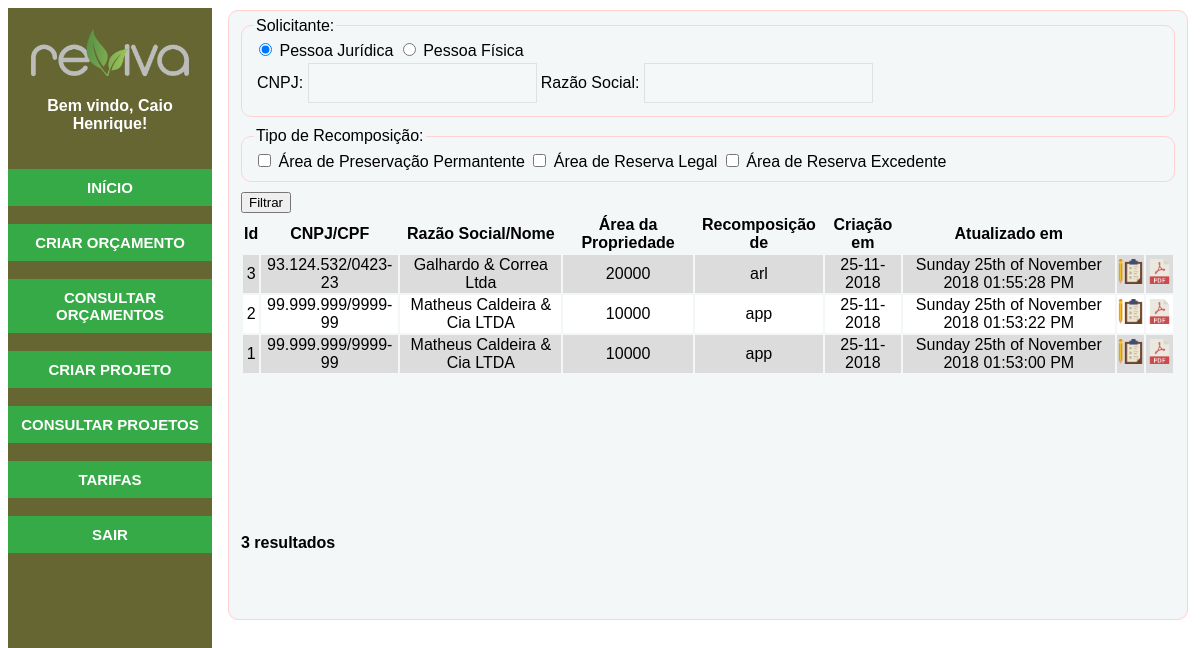
The app's page /Esqueleto.php?pg=form_consultar_projeto.php (signed in) with its own data.
### tables this page shows
CREATE TABLE `projetos` (
  `id` int(11) NOT NULL,
  `id_usuario` int(11) DEFAULT NULL,
  `id_orc` int(11) DEFAULT NULL,
  `versao` varchar(50) DEFAULT NULL,
  `tipo_solicitante` varchar(2) DEFAULT NULL,
  `solicitante` varchar(18) DEFAULT NULL,
  `tipo_recomposicao` varchar(3) DEFAULT NULL,
  `area_propriedade` varchar(12) DEFAULT NULL,
  `area_rl` varchar(12) DEFAULT NULL,
  `area_re` varchar(12) DEFAULT NULL,
  `area_app` varchar(12) DEFAULT NULL,
  `l_rio` varchar(12) DEFAULT NULL,
  `terrap_a_cult` varchar(2) DEFAULT NULL,
  `terraceamento` varchar(2) DEFAULT NULL,
  `isol_a` varchar(2) DEFAULT NULL,
  `rocada_previa` varchar(2) DEFAULT NULL,
  `comb_form` varchar(2) DEFAULT NULL,
  `medicao` varchar(2) DEFAULT NULL,
  `marcacao` varchar(2) DEFAULT NULL,
  `coroamento` varchar(2) DEFAULT NULL,
  `coveamento` varchar(2) DEFAULT NULL,
  `fecha_covas` varchar(2) DEFAULT NULL,
  `adubacao` varchar(2) DEFAULT NULL,
  `plantio_mudas` varchar(2) DEFAULT NULL,
  `irrigacao` varchar(2) DEFAULT NULL,
  `pos_irrigacao` varchar(2) DEFAULT NULL,
  `replantio` varchar(2) DEFAULT NULL,
  `capina` varchar(2) DEFAULT NULL,
  `pos_rocada` varchar(2) DEFAULT NULL,
  `p_adubacao` varchar(2) DEFAULT NULL,
  `construcao` varchar(2) DEFAULT NULL,
  `data_criacao` varchar(10) DEFAULT NULL
);

CREATE TABLE `pj` (
  `cnpj` varchar(18) NOT NULL,
  `nome_pj` varchar(45) DEFAULT NULL,
  `razao_social` varchar(45) DEFAULT NULL,
  `ie` varchar(20) DEFAULT NULL,
  `tel` varchar(13) DEFAULT NULL,
  `cel` varchar(14) DEFAULT NULL,
  `email` varchar(50) DEFAULT NULL,
  `obs` varchar(300) DEFAULT NULL
);

### filtro_consultar_projeto.php (the view, shortened to what this page needs)
<?php
include("conexao.php");
$query_select = "SELECT * FROM projetos ";
$query_select .="LEFT JOIN pf ON projetos.solicitante=pf.cpf ";
$query_select .="LEFT JOIN pj ON projetos.solicitante=pj.cnpj ";
$query_select .="where id_usuario=\"".$_SESSION['id']."\"";
$query_select.=" order by id DESC";
$select = mysqli_query($connect,$query_select);
?>
<div class="rolagem">
<table class="w100">
	<tr>
		<th>Id</th>
		<th>CNPJ/CPF</th>
		<th>Raz&atildeo Social/Nome</th>
		<th>&Aacuterea da Propriedade</th>
		<th>Recomposi&ccedil&atildeo de</th>
		<th>Cria&ccedil&atildeo em</th>
		<th>Atualizado em</th>
		<th></th>
		<th></th>
	</tr>
<?php
$cont=0;
while($tbl=mysqli_fetch_assoc($select)) {
	$cont++	;
	if ($cont%2==1){
		echo '<tr class="escuro">';
	}else{
		echo '<tr class="claro">';
	}
	echo '<td>'.$tbl['id'].'</td><td>'.$tbl['solicitante'].'</td>';
	if (isset($tbl["tipo_solicitante"])){
		if ($tbl["tipo_solicitante"]=="pf") {
			echo '<td><label for="proj'.$cont.'">'.$tbl['nome_pf']."</label></td>";
		}else{
		echo '<td><label for="proj'.$cont.'">'.$tbl['razao_social']."</label></td>";
		}
	}
?>
		<td><?=$tbl['area_propriedade']?></td>
		<td><?=$tbl['tipo_recomposicao']?></td>
		<td><?=$tbl['data_criacao']?></td>
		<td><?=$tbl['versao']?></td>
		<td><a href="?pg=form_manter_projeto.php&id_proj=<?=$tbl['id']?>">
		<img src="form_logo.png" style="width:25px; "></a>
		<td><a href="exibe_projeto.php?id_proj=<?=$tbl['id']?>" target="_blank">
		<img src="pdf_logo.png" style="width:25px; "></a></tr>
<?php
}
?>
</table>
</div>
<h4><?=$cont?> resultados </h4><br><br>

### cabecalho.php (style rules this page uses)
html { font-family: Arial, Helvetica, sans-serif; }
table { cellspacing: "10"; }
.rolagem { height:300px; width: 100%; overflow-y: auto; }
.w100 { width:100%; text-align:center; }
.escuro { background: #DCDCDC; }
.claro { background: #ffffff ; }
a { display:inline-block; text-decoration: none; color:#666; }

### records on screen
projetos: id "3", solicitante "93.124.532/0423-23", pj.razao_social "Galhardo & Correa Ltda", area_propriedade "20000", tipo_recomposicao "arl", data_criacao "25-11-2018", versao "Sunday 25th of November 2018 01:55:28 PM"
projetos: id "2", solicitante "99.999.999/9999-99", pj.razao_social "Matheus Caldeira & Cia LTDA", area_propriedade "10000", tipo_recomposicao "app", data_criacao "25-11-2018", versao "Sunday 25th of November 2018 01:53:22 PM"
projetos: id "1", solicitante "99.999.999/9999-99", pj.razao_social "Matheus Caldeira & Cia LTDA", area_propriedade "10000", tipo_recomposicao "app", data_criacao "25-11-2018", versao "Sunday 25th of November 2018 01:53:00 PM"

### other values on screen
$_SESSION['nome'] "Caio Henrique"
$cont "3"
